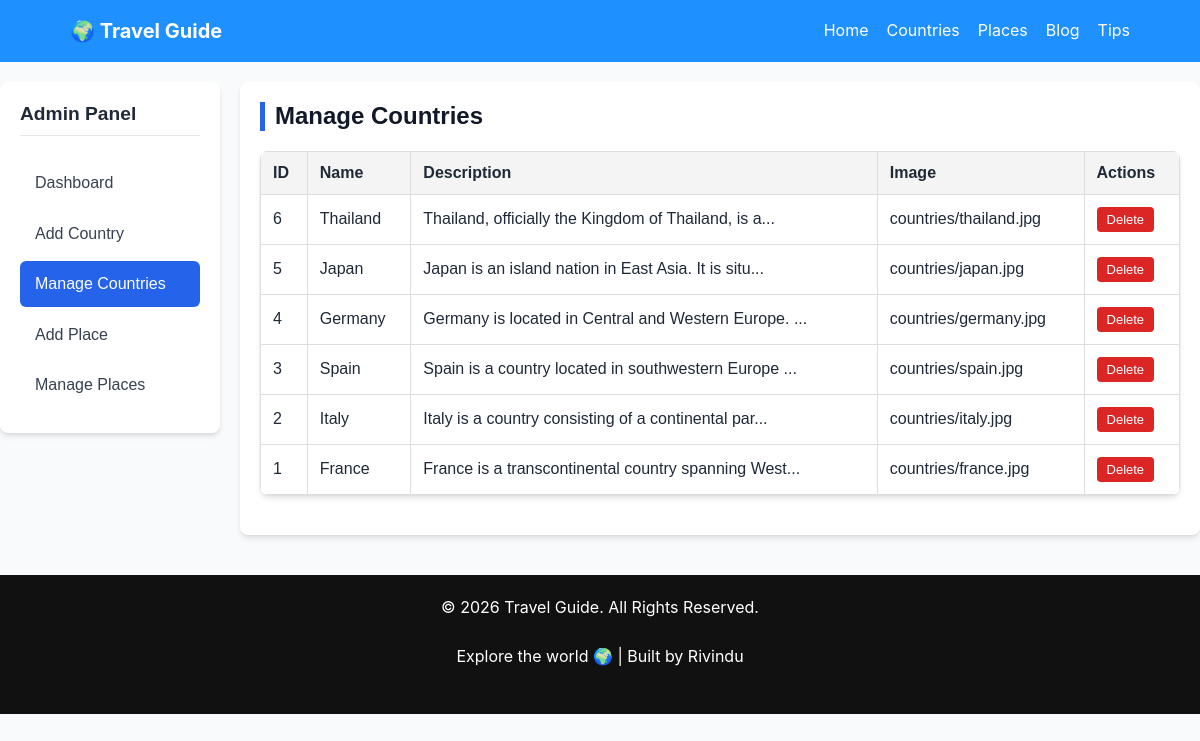
/admin/manage-countries.php (signed in), run on the app's committed database.
### tables this page shows
CREATE TABLE `countries` (
  `id` int(11) NOT NULL,
  `name` varchar(100) NOT NULL,
  `description` text DEFAULT NULL,
  `image` varchar(255) DEFAULT NULL,
  `created_at` timestamp NOT NULL DEFAULT current_timestamp()
);

### admin/manage-countries.php (the view, shortened to what this page needs)
<?php
include('../includes/db.php');
include('../includes/navbar.php');
?>
<link rel="stylesheet" href="../assets/css/admin.css">
<div class="admin-container">
    <?php include('components/admin-sidebar.php'); ?>
    <div class="admin-content">
        <h2>Manage Countries</h2>
        <table class="admin-table" style="width: 100%; border-collapse: collapse; margin-top: 20px;">
            <thead>
                <tr style="background: #f4f4f4; text-align: left;">
                    <th style="padding: 12px; border: 1px solid #ddd;">ID</th>
                    <th style="padding: 12px; border: 1px solid #ddd;">Name</th>
                    <th style="padding: 12px; border: 1px solid #ddd;">Description</th>
                    <th style="padding: 12px; border: 1px solid #ddd;">Image</th>
                    <th style="padding: 12px; border: 1px solid #ddd;">Actions</th>
                </tr>
            </thead>
            <tbody>
                <?php
                $result = $conn->query("SELECT * FROM countries ORDER BY id DESC");
                if ($result->num_rows > 0) {
                    while($row = $result->fetch_assoc()) {
                        echo "<tr>
                                <td style='padding: 12px; border: 1px solid #ddd;'>{$row['id']}</td>
                                <td style='padding: 12px; border: 1px solid #ddd;'>{$row['name']}</td>
                                <td style='padding: 12px; border: 1px solid #ddd;'>" . substr($row['description'], 0, 50) . "...</td>
                                <td style='padding: 12px; border: 1px solid #ddd;'>{$row['image']}</td>
                                <td style='padding: 12px; border: 1px solid #ddd;'>
                                    <a href='manage-countries.php?delete={$row['id']}' class='btn-del' style='color: red; text-decoration: none;' onclick='return confirm(\"Are you sure?\")'>Delete</a>
                                </td>
                              </tr>";
                    }
                } else {
                    echo "<tr><td colspan='5' style='padding: 12px; text-align: center;'>No countries found.</td></tr>";
                }
                ?>
            </tbody>
        </table>
    </div>
</div>
<?php include('../includes/footer.php'); ?>

### includes/navbar.php (shortened to what this page needs)
<nav class="navbar" id="navbar">
    <div class="navbar-inner">
        <div class="logo">🌍 Travel Guide</div>
        <div class="nav-links" id="navLinks">
            <a href="index.php">Home</a>
            <a href="countries.php">Countries</a>
            <a href="places.php">Places</a>
            <a href="blog.php">Blog</a>
            <a href="tips.php">Tips</a>
        </div>
    </div>
</nav>

### admin/components/admin-sidebar.php
<?php
$current_page = basename($_SERVER['PHP_SELF']);
?>
    <div class="admin-sidebar">
        <h3>Admin Panel</h3>
        <ul>
            <li><a href="admin-dashboard.php" class="<?php echo ($current_page == 'admin-dashboard.php') ? 'active' : ''; ?>">Dashboard</a></li>
            <li><a href="add-country.php" class="<?php echo ($current_page == 'add-country.php') ? 'active' : ''; ?>">Add Country</a></li>
            <li><a href="manage-countries.php" class="<?php echo ($current_page == 'manage-countries.php') ? 'active' : ''; ?>">Manage Countries</a></li>
            <li><a href="add-place.php" class="<?php echo ($current_page == 'add-place.php') ? 'active' : ''; ?>">Add Place</a></li>
            <li><a href="manage-places.php" class="<?php echo ($current_page == 'manage-places.php') ? 'active' : ''; ?>">Manage Places</a></li>
        </ul>
    </div>

### includes/footer.php
<footer style="background:#111; color:white; text-align:center; padding:20px; margin-top:40px;">
    <p>© <?php echo date("Y"); ?> Travel Guide. All Rights Reserved.</p>
    <p>
        Explore the world 🌍 | Built by Rivindu
    </p>
</footer>
</body>
</html>

### assets/css/admin.css (style rules this page uses)
* { box-sizing: border-box; margin: 0; padding: 0; }
h1, h2, h3 { margin-bottom: 1rem; line-height: 1.2; color: #111827; }
h2 { border-left: 5px solid var(--primary-color); padding-left: 10px; }
p { margin-bottom: 1.5rem; }
a { color: var(--primary-color); text-decoration: none; }
.admin-container { display: flex; max-width: 1200px; margin: 20px auto; font-family: Arial, sans-serif; gap: 20px; }
.admin-sidebar { flex: 0 0 220px; background-color: var(--surface-color); padding: 20px; border-radius: var(--border-radius); box-shadow: var(--box-shadow); height: fit-content; }
.admin-sidebar h3 { margin-bottom: 1.5rem; font-size: 1.2rem; color: var(--text-color); border-bottom: 1px solid var(--border-color); padding-bottom: 10px; }
.admin-sidebar ul { list-style: none; }
.admin-sidebar ul li a { display: block; padding: 10px 15px; color: #374151; border-radius: 6px; margin-bottom: 5px; font-weight: 500; }
.admin-sidebar ul li a.active { background-color: var(--primary-color); color: var(--surface-color); }
.admin-content { flex-grow: 1; background-color: var(--surface-color); padding: 20px; border-radius: var(--border-radius); box-shadow: var(--box-shadow); }
table, .admin-table { width: 100%; border-collapse: collapse; margin-bottom: 20px; margin-top: 20px; background: var(--surface-color); box-shadow: var(--box-shadow); border-radius: var(--border-radius); overflow: hidden; }
th, td { padding: 12px 15px; text-align: left; border-bottom: 1px solid var(--border-color); }
th { background-color: #f4f4f4; font-weight: 600; }
tr:last-child td { border-bottom: none; }
.btn-del { color: #fff !important; background: var(--danger-color); padding: 5px 10px; text-decoration: none; border-radius: 4px; font-size: 13px; display: inline-block; border: none; cursor: pointer; }

### includes/navbar.php (style rules this page uses)
.navbar { position: sticky; top: 0; z-index: 1000; background: #1e90ff; transition: box-shadow 0.25s ease, background 0.25s ease; }
.navbar-inner { max-width: 1100px; margin: auto; padding: 15px 20px; display: flex; justify-content: space-between; align-items: center; color: white; }
.logo { font-size: 20px; font-weight: bold; }
.nav-links { display: flex; gap: 18px; }
.nav-links a { color: white; text-decoration: none; font-size: 16px; transition: opacity 0.2s; }

### data on the page
countries: id "6", name "Thailand", description "Thailand, officially the Kingdom of Thailand, is a", image "countries/thailand.jpg"
countries: id "5", name "Japan", description "Japan is an island nation in East Asia. It is situ", image "countries/japan.jpg"
countries: id "4", name "Germany", description "Germany is located in Central and Western Europe.", image "countries/germany.jpg"
countries: id "3", name "Spain", description "Spain is a country located in southwestern Europe", image "countries/spain.jpg"
countries: id "2", name "Italy", description "Italy is a country consisting of a continental par", image "countries/italy.jpg"
countries: id "1", name "France", description "France is a transcontinental country spanning West", image "countries/france.jpg"
